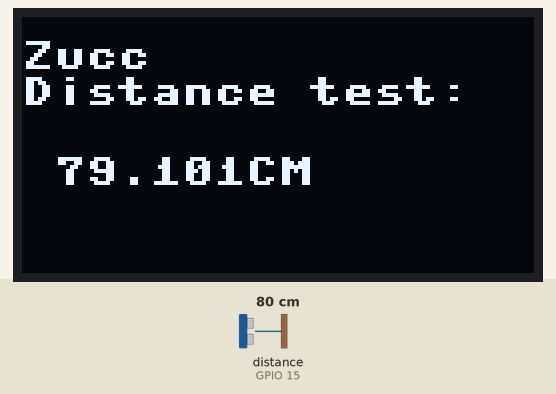
Bench run of a program on a simulated ESP32 board running MicroPython. Shown: 128×64 one-colour display. The inputs (shaded band) are chosen by the test bench; at power-on: distance to the obstacle (sensor on GPIO 15) 80 cm. The echo pulse lasts 58.3 µs per cm; library files of the repository ran but are not shown: HCSR04.py, ssd1306.py; what the program prints to the serial console is not drawn.

Above: at 1.2 s.
1.3 s: distance to the obstacle (sensor on GPIO 15) set to 2 cm
At 2.0 s:
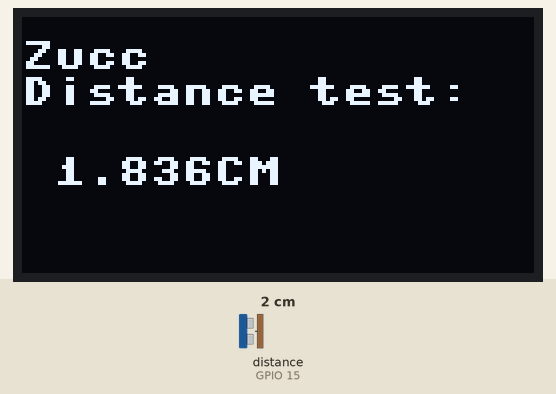
2.9 s: distance to the obstacle (sensor on GPIO 15) set to 4 cm
At 4.2 s:
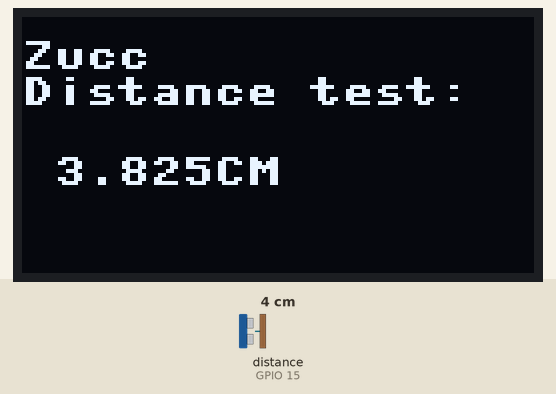
4.5 s: distance to the obstacle (sensor on GPIO 15) set to 9 cm
At 5.7 s:
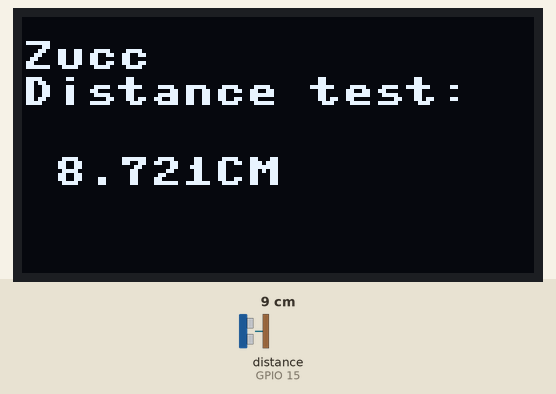
Timing chart, 0 to 7.5 s (numbered marks = the images above; inputs shaded):
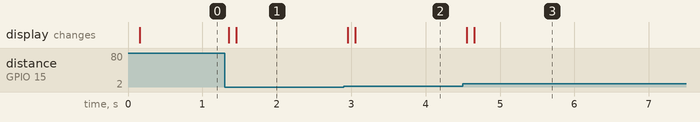

Measured:
- after the input at 1.3 s, the display: first changes after 0.05 s (image 1 shows a later state)
- after the input at 2.9 s, the display: first changes after 0.05 s (image 2 shows a later state)
- after the input at 4.5 s, the display: first changes after 0.05 s (image 3 shows a later state)

The program:

main_example.py
```python
from HCSR04 import HCSR04
from machine import Pin, SoftI2C, Timer
from ssd1306 import SSD1306_I2C

# oled show
i2c=SoftI2C(scl=Pin(22),sda=Pin(21))
oled=SSD1306_I2C(128,64,i2c)

#初始化接口trig=4,echo=15
trig=Pin(4,Pin.OUT)
echo=Pin(15,Pin.IN)
HC = HCSR04(trig,echo)

#中断回调函数
def fun(tim):
    oled.fill(0)#清屏,背景黑色
    oled.text('Zucc',0,6)
    oled.text('Distance test:',0,15)
    Distance=HC.getDistance()#测量距离
    #OLED显示距离
    oled.text(str(Distance)+'CM',8,35)
    oled.show()
    #串口打印
    print(str(Distance) +'CM')
#开启RTOS定时器
tim = Timer(-1)
#周期1s
tim.init(period=100,mode=Timer.PERIODIC,callback=fun)
```
